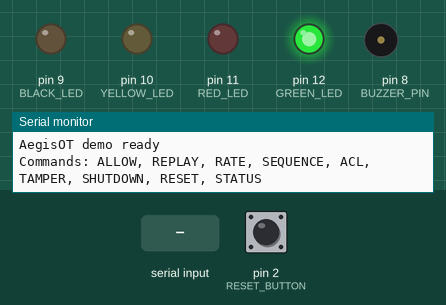
Bench run of a sketch on a simulated Arduino Uno, built with avr-gcc and run on an emulated ATmega328P. Parts: output pins drawn as LEDs (lit = HIGH), buzzer (waves = sounding), the last lines printed to the serial monitor. The inputs (shaded band) are chosen by the test bench; at power-on: pin 2 (RESET_BUTTON) HIGH.

Above: at 1.2 s.
1.3 s: "REPLAY\n" received over Serial
At 1.6 s:
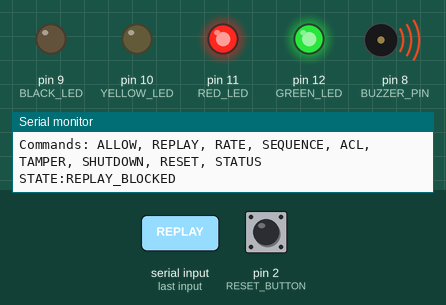
4.3 s: "RATE\n" received over Serial
At 4.9 s:
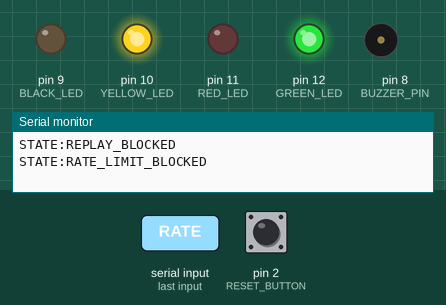
7.3 s: "SEQUENCE\n" received over Serial
At 8.1 s:
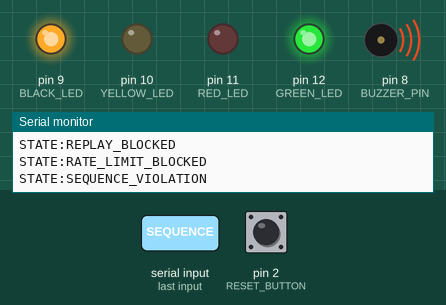
10.3 s: "ACL\n" received over Serial
At 11.3 s:
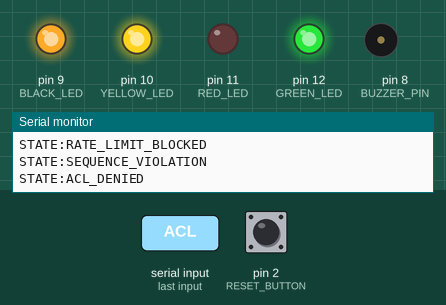
13.3 s: "TAMPER\n" received over Serial
16.3 s: "SHUTDOWN\n" received over Serial
At 17.9 s:
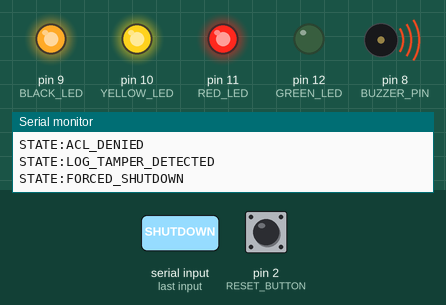
Timing chart, 0 to 20.3 s (numbered marks = the images above; inputs shaded):
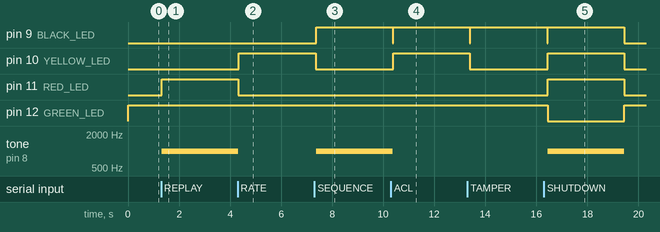

The sketch:

sketch_apr20a.ino
```cpp
#define GREEN_LED 12
#define RED_LED 11
#define YELLOW_LED 10
#define BLACK_LED 9
#define BUZZER_PIN 8
#define RESET_BUTTON 2
#define POT_PIN A0

String command = "";
String currentState = "NORMAL";

bool lastButtonState = HIGH;

const unsigned long ALERT_DURATION = 3000; // 3 seconds
unsigned long alertStartTime = 0;
bool alertRunning = false;

#define MAX_QUEUE 20
String alertQueue[MAX_QUEUE];
int queueStart = 0;
int queueEnd = 0;

void buzzerOff() {
  noTone(BUZZER_PIN);
}

void buzzerOnAlert() {
  tone(BUZZER_PIN, 1000);
}

void clearAlerts() {
  digitalWrite(RED_LED, LOW);
  digitalWrite(YELLOW_LED, LOW);
  digitalWrite(BLACK_LED, LOW);
  buzzerOff();
}

void setNormalState() {
  currentState = "NORMAL";
  digitalWrite(GREEN_LED, HIGH);
  clearAlerts();
}

void setReplayState() {
  currentState = "REPLAY";
  digitalWrite(GREEN_LED, HIGH);
  clearAlerts();
  digitalWrite(RED_LED, HIGH);
  buzzerOnAlert();
}

void setRateState() {
  currentState = "RATE";
  digitalWrite(GREEN_LED, HIGH);
  clearAlerts();
  digitalWrite(YELLOW_LED, HIGH);
}

void setSequenceState() {
  currentState = "SEQUENCE";
  digitalWrite(GREEN_LED, HIGH);
  clearAlerts();
  digitalWrite(BLACK_LED, HIGH);
  buzzerOnAlert();
}

void setAclState() {
  currentState = "ACL";
  digitalWrite(GREEN_LED, HIGH);
  clearAlerts();
  digitalWrite(BLACK_LED, HIGH);
  digitalWrite(YELLOW_LED, HIGH);
}

void setTamperState() {
  currentState = "TAMPER";
  digitalWrite(GREEN_LED, HIGH);
  clearAlerts();
  digitalWrite(BLACK_LED, HIGH);
}

void setShutdownState() {
  currentState = "SHUTDOWN";
  digitalWrite(GREEN_LED, LOW);
  clearAlerts();
  digitalWrite(RED_LED, HIGH);
  digitalWrite(YELLOW_LED, HIGH);
  digitalWrite(BLACK_LED, HIGH);
  buzzerOnAlert();
}

bool queueIsEmpty() {
  return queueStart == queueEnd;
}

bool queueIsFull() {
  return ((queueEnd + 1) % MAX_QUEUE) == queueStart;
}

void enqueueAlert(String alert) {
  if (!queueIsFull()) {
    alertQueue[queueEnd] = alert;
    queueEnd = (queueEnd + 1) % MAX_QUEUE;
  } else {
    Serial.println("QUEUE_FULL:ALERT_DROPPED");
  }
}

String dequeueAlert() {
  String alert = alertQueue[queueStart];
  queueStart = (queueStart + 1) % MAX_QUEUE;
  return alert;
}

bool isAlertCommand(String cmd) {
  return cmd == "REPLAY" || cmd == "RATE" || cmd == "SEQUENCE" || cmd == "ACL" || cmd == "TAMPER" || cmd == "SHUTDOWN";
}

void startAlert(String alert) {
  if (alert == "REPLAY") {
    setReplayState();
    Serial.println("STATE:REPLAY_BLOCKED");
  }
  else if (alert == "RATE") {
    setRateState();
    Serial.println("STATE:RATE_LIMIT_BLOCKED");
  }
  else if (alert == "SEQUENCE") {
    setSequenceState();
    Serial.println("STATE:SEQUENCE_VIOLATION");
  }
  else if (alert == "ACL") {
    setAclState();
    Serial.println("STATE:ACL_DENIED");
  }
  else if (alert == "TAMPER") {
    setTamperState();
    Serial.println("STATE:LOG_TAMPER_DETECTED");
  }
  else if (alert == "SHUTDOWN") {
    setShutdownState();
    Serial.println("STATE:FORCED_SHUTDOWN");
  }

  alertStartTime = millis();
  alertRunning = true;
}

void clearQueue() {
  queueStart = 0;
  queueEnd = 0;
}

void setup() {
  Serial.begin(9600);

  pinMode(GREEN_LED, OUTPUT);
  pinMode(RED_LED, OUTPUT);
  pinMode(YELLOW_LED, OUTPUT);
  pinMode(BLACK_LED, OUTPUT);
  pinMode(BUZZER_PIN, OUTPUT);
  pinMode(RESET_BUTTON, INPUT_PULLUP);

  setNormalState();

  Serial.println("AegisOT demo ready");
  Serial.println("Commands: ALLOW, REPLAY, RATE, SEQUENCE, ACL, TAMPER, SHUTDOWN, RESET, STATUS");
}

void loop() {
  if (Serial.available()) {
    command = Serial.readStringUntil('\n');
    command.trim();
    command.toUpperCase();

    if (command == "ALLOW") {
      if (!alertRunning && queueIsEmpty()) {
        setNormalState();
        Serial.println("STATE:NORMAL");
      }
    }
    else if (command == "RESET") {
      clearQueue();
      alertRunning = false;
      setNormalState();
      Serial.println("STATE:RESET_OK");
    }
    else if (command == "STATUS") {
      int potValue = analogRead(POT_PIN);
      Serial.print("STATUS:");
      Serial.print(currentState);
      Serial.print(",POT=");
      Serial.println(potValue);
    }
    else if (isAlertCommand(command)) {
      enqueueAlert(command);
    }
  }

  if (!alertRunning && !queueIsEmpty()) {
    String nextAlert = dequeueAlert();
    startAlert(nextAlert);
  }

  if (alertRunning && millis() - alertStartTime >= ALERT_DURATION) {
    clearAlerts();
    alertRunning = false;

    if (queueIsEmpty()) {
      setNormalState();
      Serial.println("STATE:NORMAL");
    }
  }

  bool currentButtonState = digitalRead(RESET_BUTTON);

  if (lastButtonState == HIGH && currentButtonState == LOW) {
    delay(30);
    if (digitalRead(RESET_BUTTON) == LOW) {
      clearQueue();
      alertRunning = false;
      setNormalState();
      Serial.println("STATE:MANUAL_RESET");
    }
  }

  lastButtonState = currentButtonState;

  delay(20);
}
```

Measured:
- after the input at 1.3 s, pin 11 (RED_LED): LOW → HIGH at once; tone on pin 8 (BUZZER_PIN): silent → 1000 Hz at once
- after the input at 4.3 s, pin 10 (YELLOW_LED): LOW → HIGH after 0.05 s
- after the input at 7.3 s, pin 9 (BLACK_LED): LOW → HIGH after 0.07 s; tone on pin 8 (BUZZER_PIN): silent → 1000 Hz after 0.07 s
- after the input at 10.3 s, pin 10 (YELLOW_LED): LOW → HIGH after 0.10 s
- after the input at 16.3 s, pin 10 (YELLOW_LED), pin 11 (RED_LED): LOW → HIGH after 0.15 s, → LOW 3.0 s later; pin 12 (GREEN_LED): HIGH → LOW after 0.15 s, → HIGH 3.0 s later; tone on pin 8 (BUZZER_PIN): silent → 1000 Hz after 0.15 s, → silent 3.0 s later
